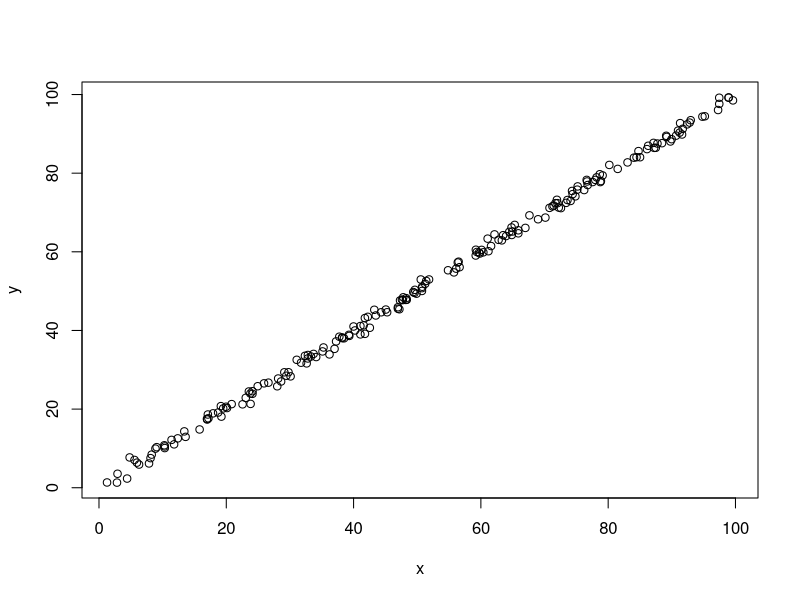
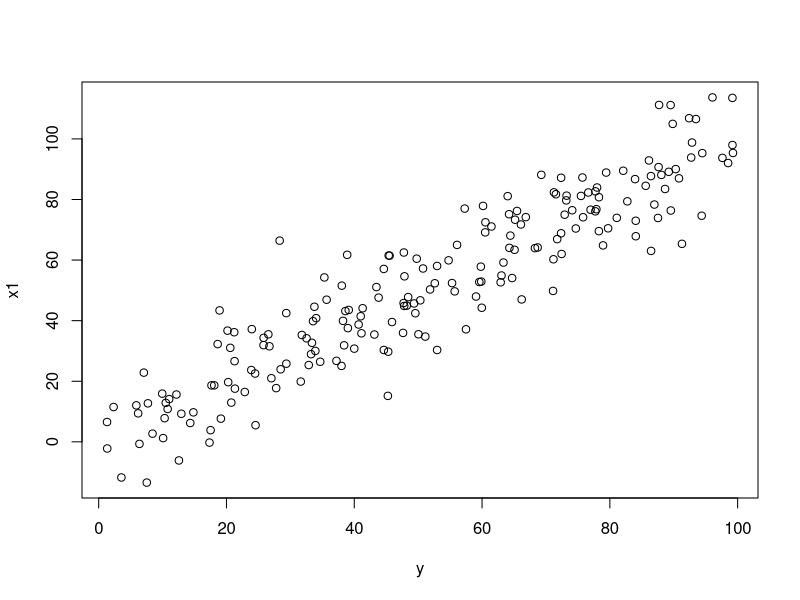
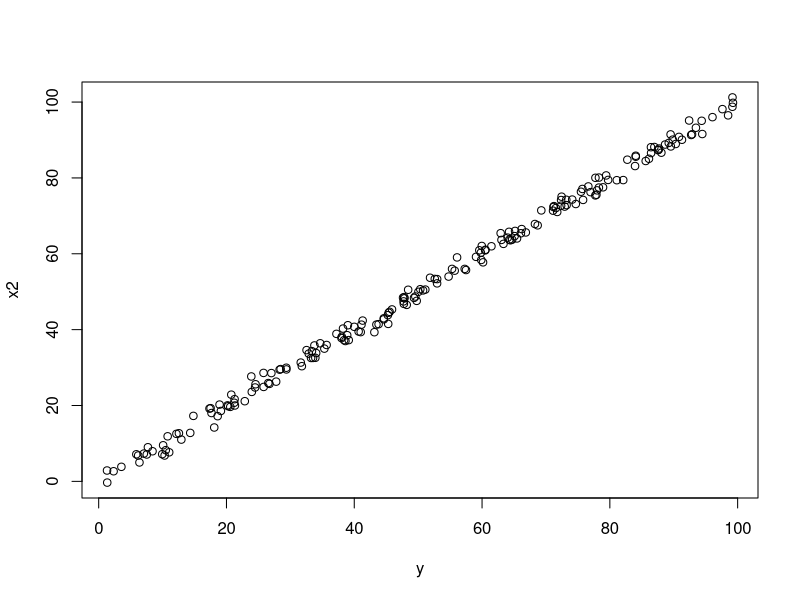
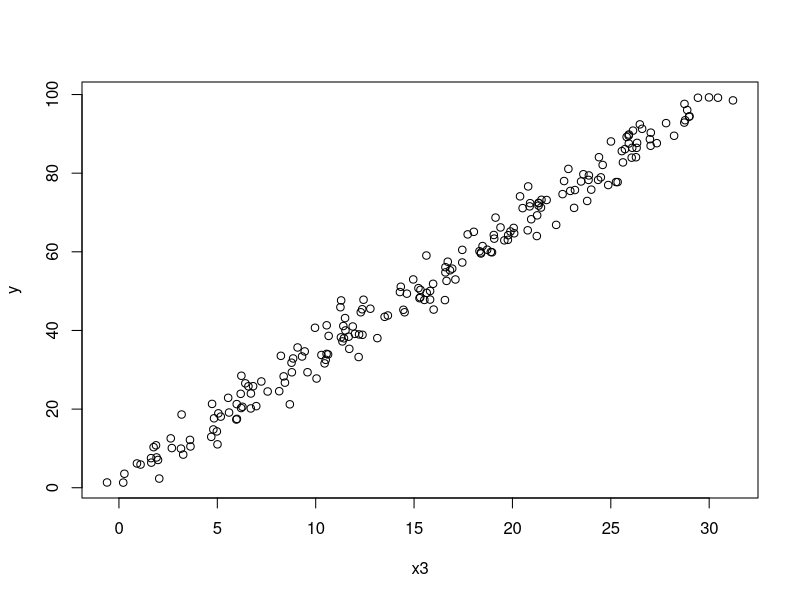
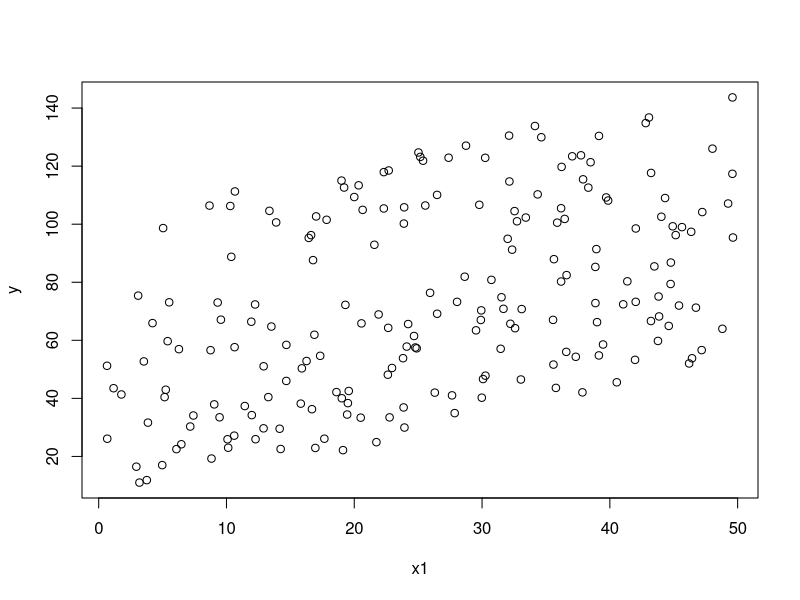
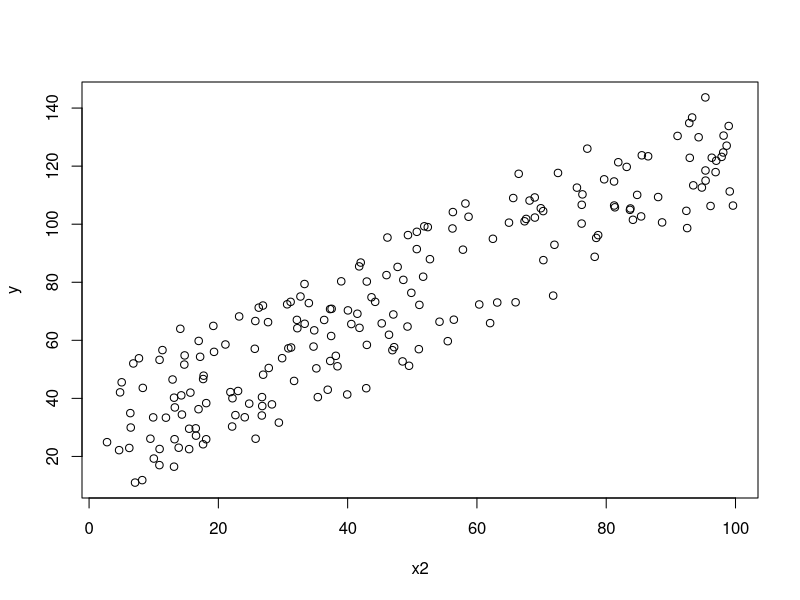
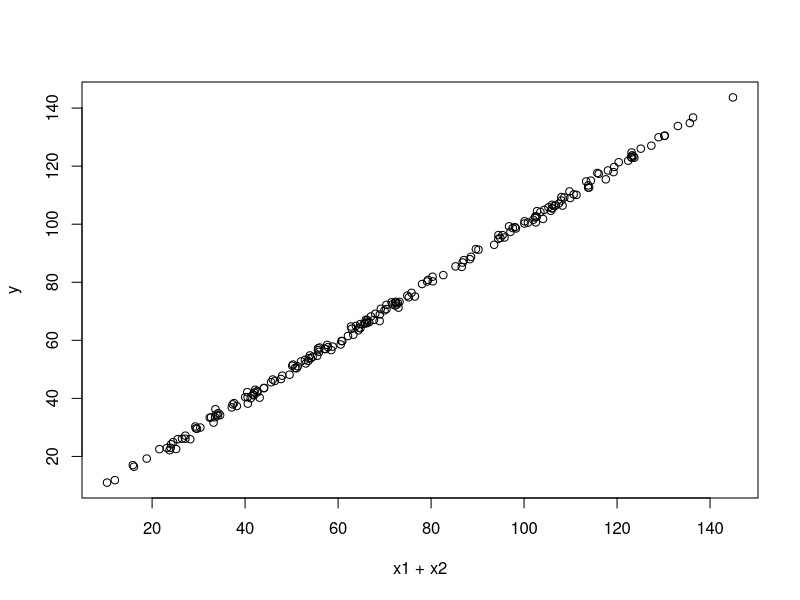
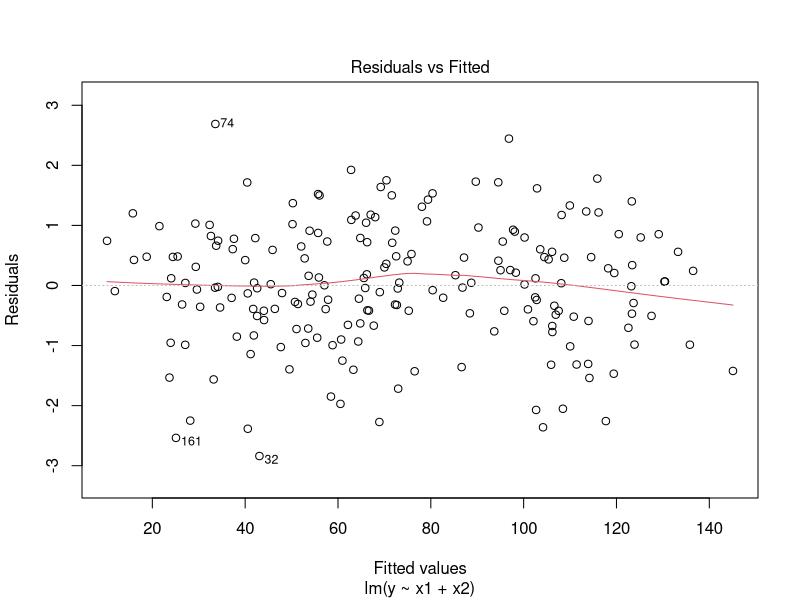

Here is the R script that generated these plots, in order:
## ---- chunk 1
knitr::opts_chunk$set(echo = TRUE)
## ---- chunk 2
set.seed(1)

y = runif(200,0,100)
x = rnorm(200,y,1)

plot(x,y)

linear = lm(y~x)
linear

x1 = rnorm(200,y,10)
plot(y,x1)
linear1 =  lm(y~x)
linear1

x2 = rnorm(200, rnorm(200,y,1),1)
plot(y,x2)
linear2 = lm(y~x2)
linear2

x3 =  rnorm(200, 0.3*y, 1)

plot(x3,y)
linear3 = lm(y~x3)
linear3
## ---- chunk 3

## The true underlying relationship y= x3+x4 with errors....
set.seed(1)
x1= runif(200,0,50)
x2=runif(200,0,100)

y=rnorm(200,x1+x2,1)
linear4 = lm(y~x1+x2)
linear4

plot(x1,y)
plot(x2,y)
plot(x1+x2,y)
plot(linear4)
#linear3 = lm(y~x3,x4)
#linear3

linear5 = lm(y~x1)
linear5
linear6  = lm(y~x2)
linear6

y2 = rnorm(200,0.3*x1-0.4*x2,1)
plot(x1+x2, y2)

linear7= lm(y2~x1+x2)
linear7

plot(x1,x2)
cor(x1,x2)
